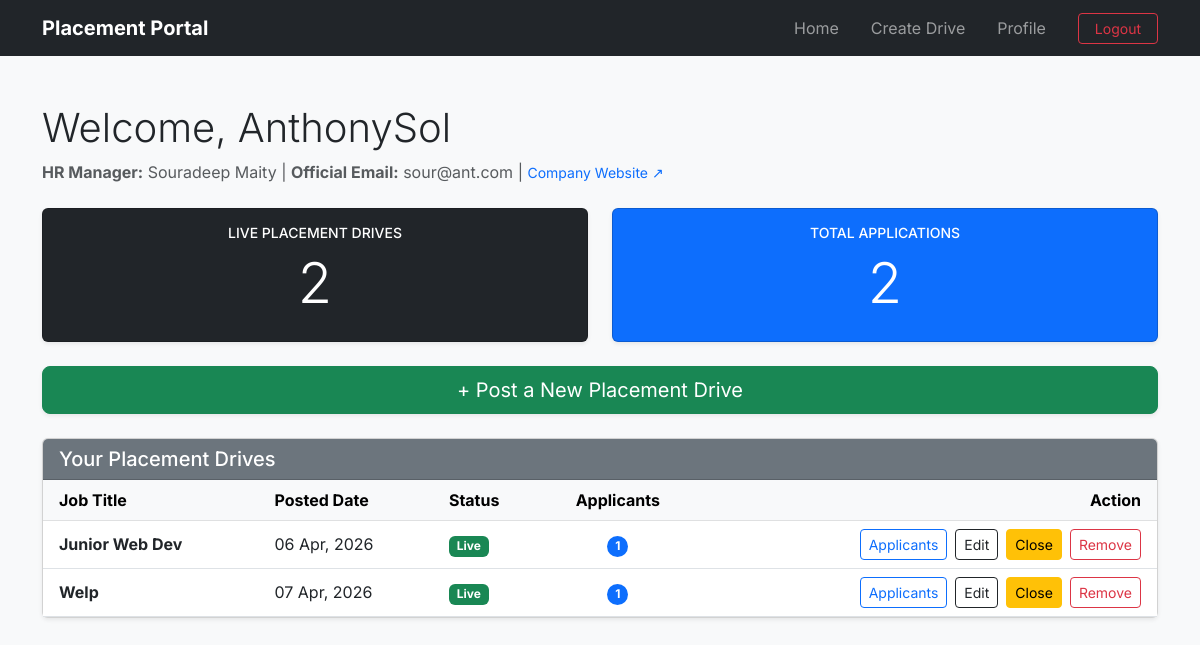
The page /company/dashboard (signed in) on the database as committed earlier.
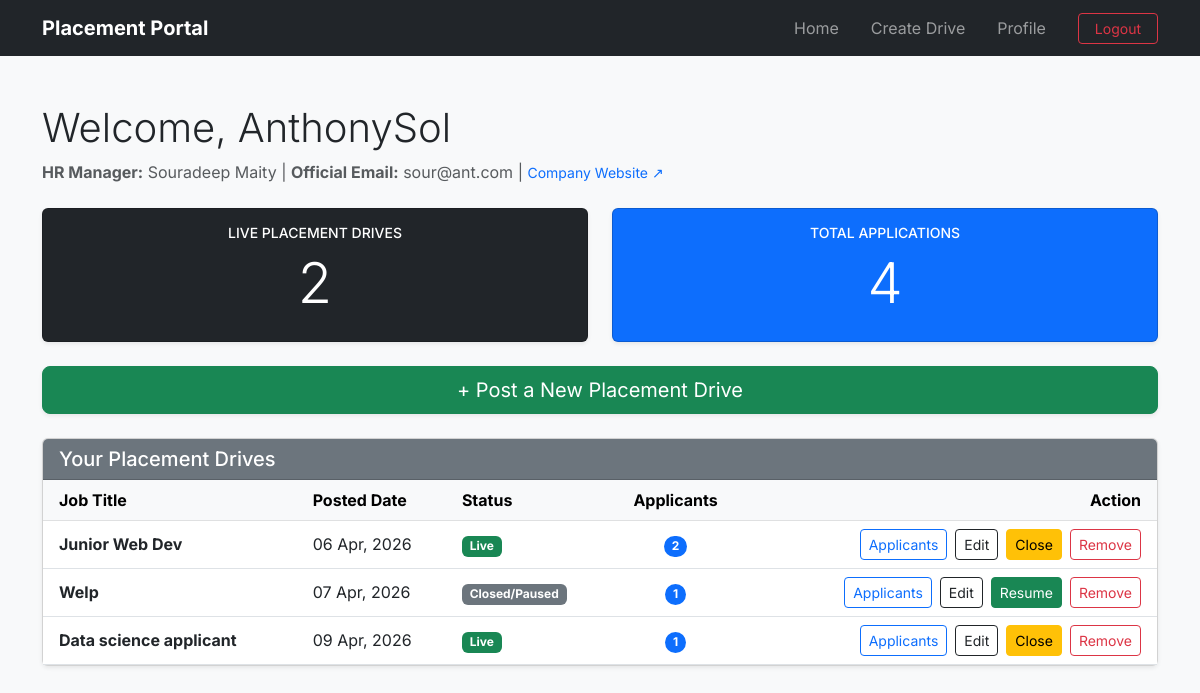
The same page on the database as committed later.
### application/models.py (models this page shows)
class PlacementDrive(db.Model):
    __tablename__="placement_drives"
    id=db.Column(db.Integer(),primary_key=True)
    company_id=db.Column(db.Integer(),db.ForeignKey("companies.id"),nullable=False)
    job_title=db.Column(db.String(200),nullable=False)
    job_description=db.Column(db.Text(),nullable=False)
    job_location=db.Column(db.String(200),nullable=False)
    eligibility_CGPA=db.Column(db.Float(),nullable=False)
    eligibility_criteria_others=db.Column(db.Text(),nullable=True)
    deadline=db.Column(db.DateTime(),nullable=False)
    status=db.Column(db.String(30),default='Pending') #Pending, Approved, Denied or Closed. Will be done by Admin
    allowed_branches=db.Column(db.Text(),nullable=False)
    allowed_years=db.Column(db.Text(),nullable=False)
    created_at=db.Column(db.DateTime(),default=datetime.now)
    company=db.relationship("Company",back_populates="drives") #Child side
    applications=db.relationship("Application",back_populates="drive",cascade="all,delete-orphan") #Parent side

### application/controllers.py (the view)
@app.route('/company/dashboard')
def company_dashboard():
    if session.get('role')!='company':
        flash('Please login as a company','danger')
        return redirect(url_for('login'))
    company=Company.query.filter_by(user_id=session['user_id']).first()
    drives=PlacementDrive.query.filter_by(company_id=company.id).all()
    active_drive=PlacementDrive.query.filter_by(company_id=company.id,status='Approved').count()
    pending_drive=PlacementDrive.query.filter_by(company_id=company.id,status='Pending').count()
    total_applications=sum(len(drive.applications) for drive in drives)
    return render_template('company_dashboard.html',company=company,drives=drives,active_count=active_drive,pending_count=pending_drive,total_applications=total_applications)

### templates/company_dashboard.html (shortened to what the changed rows need)
{% extends 'base.html' %}
{% block content %}
<div class="container mt-4">
    <div class="d-flex justify-content-between align-items-center mb-4">
        <div>
            <h1 class="display-6">Welcome, {{ company.company_name }}</h1>
        </div>
    </div>
    <div class="row mb-4">
        <div class="col-md-6">
            <div class="card bg-dark text-white shadow-sm h-100">
                <div class="card-body text-center">
                    <h2 class="display-4">{{ active_count }}</h2>
                </div>
            </div>
        </div>
        <div class="col-md-6">
            <div class="card bg-primary text-white shadow-sm h-100">
                <div class="card-body text-center">
                    <h6 class="text-uppercase small">Total Applications</h6>
                    <h2 class="display-4">{{ total_applications }}</h2>
                </div>
            </div>
        </div>
    </div>
    <div class="card shadow-sm">
        <div class="card-body p-0">
            <table class="table table-hover align-middle mb-0">
                <thead class="table-light">
                    <tr>
                        <th class="ps-3">Job Title</th>
                        <th>Posted Date</th>
                        <th>Status</th>
                        <th class="text-center">Applicants</th>
                        <th class="text-end pe-3">Action</th>
                    </tr>
                </thead>
                <tbody>
                    {% for drive in drives %}
                    <tr>
                        <td class="ps-3">
                            <strong>{{ drive.job_title }}</strong>
                        </td>
                        <td>{{ drive.created_at.strftime('%d %b, %Y') if drive.created_at else 'N/A' }}</td>
                        <td>
                            {% if drive.status == 'Approved' %}
                                <span class="badge bg-success">Live</span>
                            {% elif drive.status == 'Pending' %}
                                <span class="badge bg-warning text-dark">Awaiting Approval</span>
                            {% elif drive.status == 'Stopped'%}
                                <span class="badge bg-secondary">Closed/Paused</span>
                            {% else %}
                                <span class="badge bg-danger">{{ drive.status }}</span>
                            {% endif %}
                        </td>
                        <td class="text-center">
                            <span class="badge rounded-pill bg-primary">
                                {{ drive.applications|length }}
                            </span>
                        </td>
                        <td class="text-end pe-3">
                            <div class="d-flex justify-content-end gap-2">
                            <a href="{{ url_for('view_applicants', drive_id=drive.id) }}" class="btn btn-sm btn-outline-primary">Applicants</a>
                            <a href="{{ url_for('edit_drive', drive_id=drive.id) }}" class="btn btn-sm btn-outline-dark">Edit</a>
                            {% if drive.status == 'Approved' %}
                                <form action="{{ url_for('company_stop_drive', drive_id=drive.id) }}" method="POST" class="m-0">
                                    <button type="submit" class="btn btn-sm btn-warning">Close</button>
                                </form>
                            {% elif drive.status == 'Stopped' %}
                                <form action="{{ url_for('company_resume_drive', drive_id=drive.id) }}" method="POST" class="m-0">
                                    <button type="submit" class="btn btn-sm btn-success text-white">Resume</button>
                                </form>
                            {% endif %}
                            <form action="{{ url_for('delete_drive', drive_id=drive.id) }}" method="POST" class="m-0">
                                <button type="submit" class="btn btn-sm btn-outline-danger">Remove</button>
                            </form>
                        </div>
                        </td>
                    </tr>
                    {% endfor %}
                </tbody>
            </table>
        </div>
    </div>
</div>
{% endblock %}

Rows that differ between the two databases and show on the page:
computed for PlacementDrive "Junior Web Dev": applications|length "1" → "2"
changed PlacementDrive "Welp": status "Live Close" → "Closed/Paused Resume"
added PlacementDrive: job_title "Data science applicant", created_at "09 Apr, 2026", status "Live", applications|length "1"
Other text that changed with them:
{{ total_applications }}: "2" → "4"
